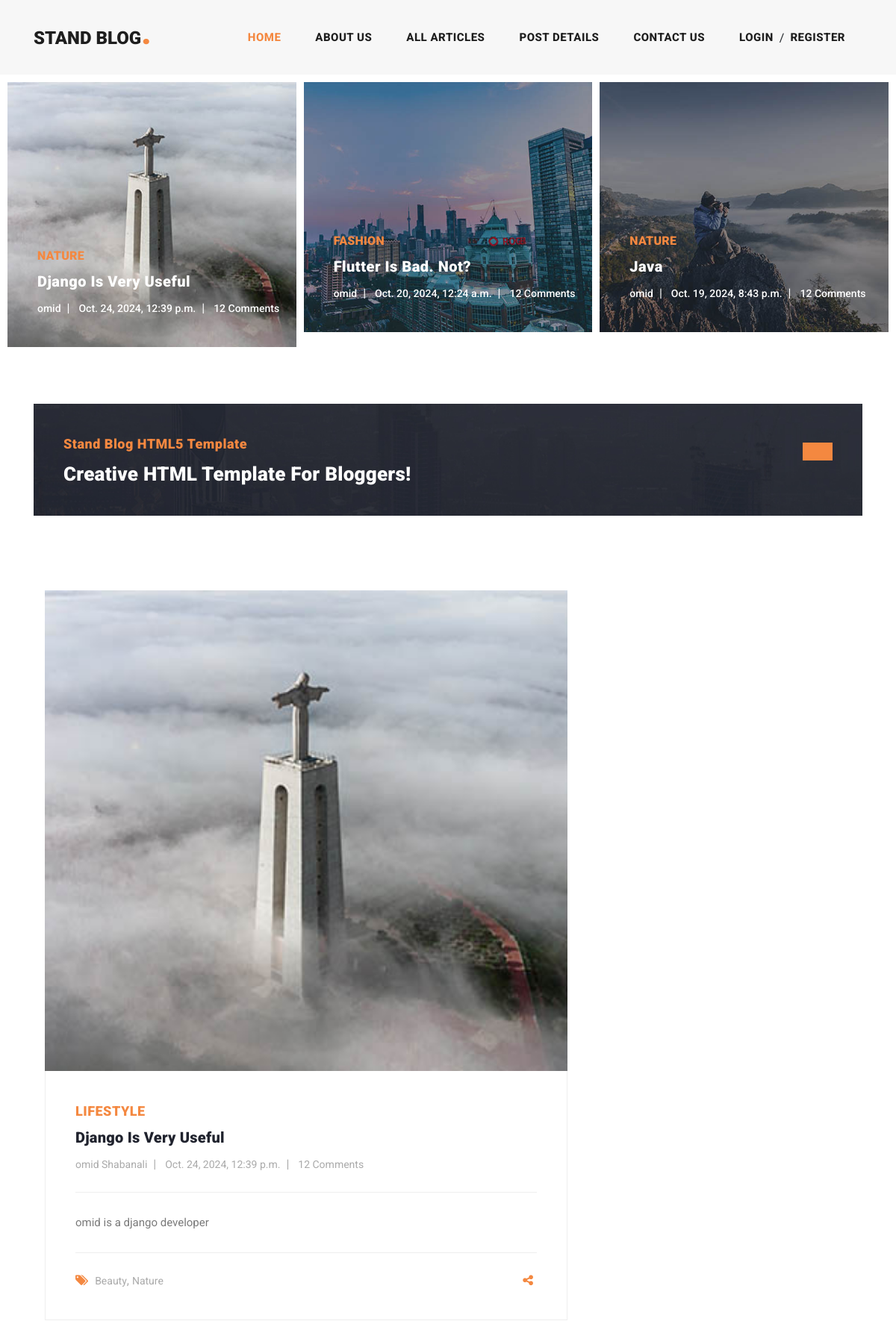
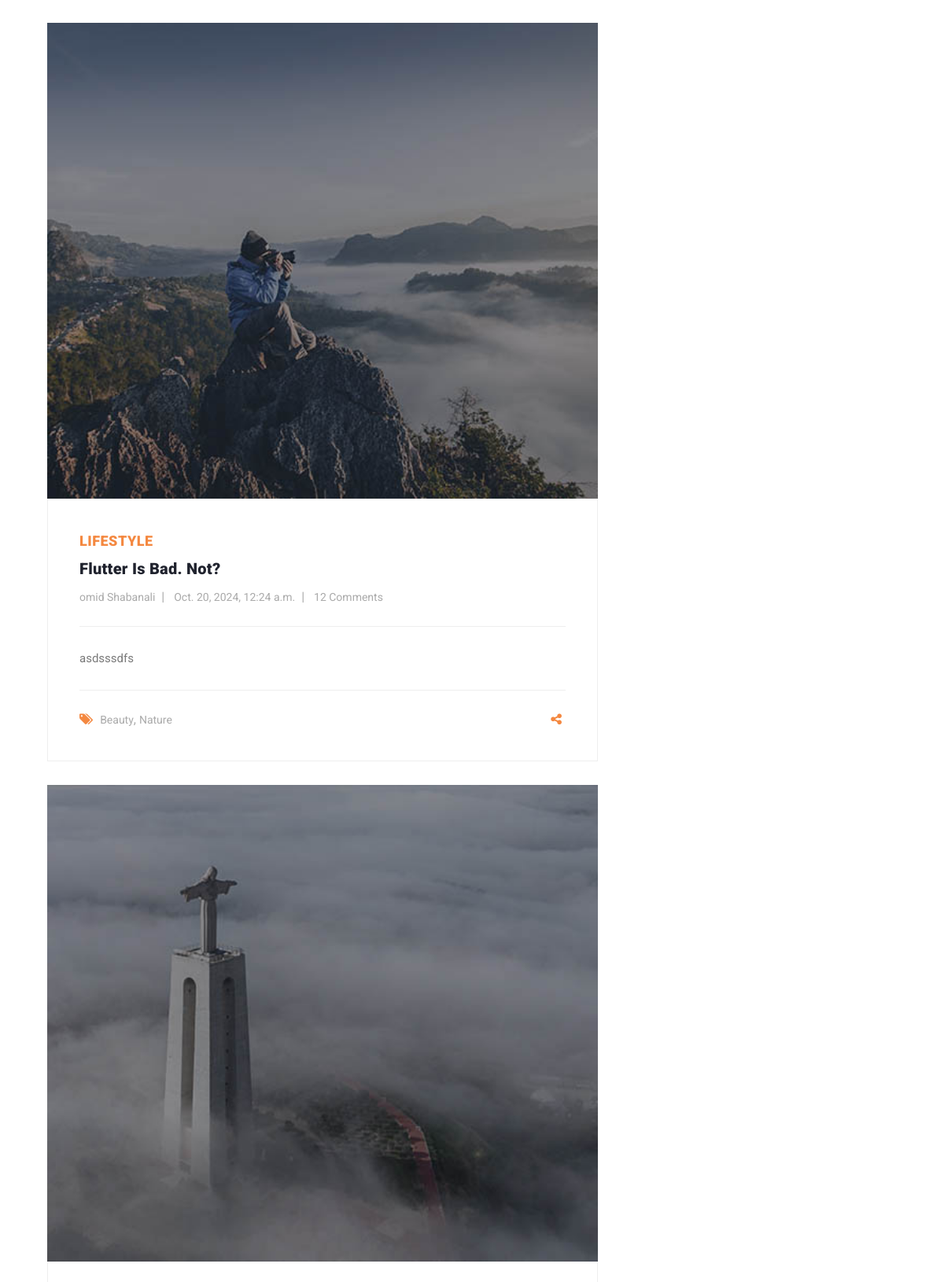
The page / (upper part) on the database its author committed (2 pictures, top to bottom).
### blog/models.py (models this page shows, shortened)
class Article(models.Model):
    CHOICES = (
        ('A', 'پایتون'),
        ('B', 'جنگو')
    )
    author = models.ForeignKey(User, on_delete=models.CASCADE, related_name='articles')
    category = models.ManyToManyField(Category, related_name='articles')
    title = models.CharField(max_length=70)
    body = models.TextField()
    image = models.ImageField(upload_to='images/articles')
    created = models.DateTimeField(auto_now_add=True)
    updated = models.DateTimeField(auto_now=True)
    myfile = models.FileField(upload_to='test', null=True)
    status = models.BooleanField(default=True)
    published = models.BooleanField(default=True)
    objects = models.Manager()
    custom_manager = ArticleManager()
    slug = models.SlugField(blank=True, unique=True)
    class Meta:
        ordering = ('-created',)
    def get_absolute_url(self):
        return reverse('blog:article_detail', kwargs={'slug':self.slug})

class Category(models.Model):
    title = models.CharField(max_length=100)
    created = models.DateTimeField(auto_now_add=True)

### home/views.py (the view)
# urls.py: path('', views.home, name='main'),
def home(request):
    articles = Article.objects.all() #Manager
    recent_articles = Article.objects.all().order_by('-created', '-updated')[:3]
    return render(request, "home/home.html", {'articles':articles, 'recent_articles':recent_articles})

### context_processors/context_processors.py (called while the page is built)
def recent_articles(request):
    recent_articles = Article.objects.order_by('-created')
    categories = Category.objects.all()
    return {'recent_articles': recent_articles, 'categories':categories}

### home/templates/home/home.html (shortened to what this page needs)
{% extends 'base.html' %}
{% load static %}
{% load render_partial %}
{% load social_share %}
{% block content %}
    <div class="main-banner header-text">
        <div class="container-fluid">
            <div class="owl-banner owl-carousel">
                {% for article in articles %}
                    <div class="item">
                        <img src="{{ article.myfile.url }}" alt="{{ article.title }}">
                        <div class="item-content">
                            <div class="main-content">
                                <div class="meta-category">
                                    <span>{{ article.category.all.first.title }}</span>
                                </div>
                                <a href="{{ article.get_absolute_url }}"><h4>{{ article.title }}</h4></a>
                                <ul class="post-info">
                                    <li><a href="#">{{ article.author.username }}</a></li>
                                    <li><a href="#">{{ article.created }}</a></li>
                                    <li><a href="#">12 Comments</a></li>
                                </ul>
                            </div>
                        </div>
                    </div>
                {% endfor %}
            </div>
        </div>
    </div>
    <section class="call-to-action">
        <div class="container">
            <div class="row">
                <div class="col-lg-12">
                    <div class="main-content">
                        <div class="row">
                            <div class="col-lg-8">
                                <span>Stand Blog HTML5 Template</span>
                                <h4>Creative HTML Template For Bloggers!</h4>
                            </div>
                            <div class="col-lg-4">
                                <div class="main-button">
                                    <a rel="nofollow" href="https://templatemo.com/tm-551-stand-blog"
                                       target="_parent">{{ name }}</a>
                                </div>
                            </div>
                        </div>
                    </div>
                </div>
            </div>
        </div>
    </section>
    <section class="blog-posts">
        <div class="container">
            <div class="row">
                <div class="col-lg-8">
                    <div class="all-blog-posts">
                        {% for article in recent_articles %}
                            <div class="col-lg-12">
                                <div class="blog-post">
                                    <div class="blog-thumb">
                                        <img src="{{ article.image.url }}" alt="">
                                    </div>
                                    <div class="down-content">
                                        <span>Lifestyle</span>
                                        <a href="post-details.html"><h4>{{ article.title }}</h4></a>
                                        <ul class="post-info">
                                            <li><a href="#">{{ article.author.get_full_name }}</a></li>
                                            <li><a href="#">{{ article.created }}</a></li>
                                            <li><a href="#">12 Comments</a></li>
                                        </ul>
                                        <p>{{ article.body }}</p>
                                        <div class="post-options">
                                            <div class="row">
                                                <div class="col-6">
                                                    <ul class="post-tags">
                                                        <li><i class="fa fa-tags"></i></li>
                                                        <li><a href="#">Beauty</a>,</li>
                                                        <li><a href="#">Nature</a></li>
                                                    </ul>
                                                </div>
                                                <div class="col-6">
                                                    <ul class="post-share">
                                                        <li><i class="fa fa-share-alt"></i></li>
                                                    </ul>
                                                </div>
                                            </div>
                                        </div>
                                    </div>
                                </div>
                            </div>
                        {% endfor %}
                    </div>
                </div>
            </div>
        </div>
    </section>
{% endblock %}

### static/css/templatemo-stand-blog.css (style rules this page uses)
body { font-family: 'Roboto', sans-serif; overflow-x: hidden; text-rendering: optimizeLegibility; -webkit-font-smoothing: antialiased; -moz-osx-font-smoothing: grayscale; }
p { margin-bottom: 0px; font-size: 15px; font-weight: 400; color: #7a7a7a; line-height: 30px; }
a { text-decoration: none!important; }
ul { padding: 0; margin: 0; list-style: none; }
h1,h2,h3,h4,h5,h6 { margin: 0px; }
.main-button a { display: inline-block; background-color: #f48840; color: #fff; font-size: 13px; font-weight: 500; padding: 12px 20px; text-transform: uppercase; transition: all .3s; }
.main-banner .container-fluid { padding: 0px 10px; margin-bottom: -24px; }
.owl-banner { padding-top: 110px; }
.owl-banner .item { position: relative; }
.owl-banner .item .item-content { position: absolute; bottom: 40px; left: 40px; }
.owl-banner .item .item-content .meta-category span { color: #f48840; font-size: 18px; text-transform: uppercase; font-weight: 900; letter-spacing: 0.25px; }
.owl-banner .item .item-content h4 { font-size: 24px; font-weight: 900; color: #fff; letter-spacing: 0.5px; text-transform: capitalize; margin: 10px 0px 12px 0px; }
.owl-banner .item .item-content ul li { display: inline-block; margin-right: 8px; }
.owl-banner .item .item-content ul li:after { content: '|'; color: #fff; margin-left: 8px; }
.owl-banner .item .item-content ul li:last-child::after { display: none; }
.owl-banner .item .item-content ul li a { font-size: 14px; color: #fff; font-weight: 500; transition: all .3s; }
.call-to-action { margin-top: 100px; }
.call-to-action .main-content { padding: 40px; background-image: url(../images/cta-bg.jpg); background-position: center center; background-repeat: no-repeat; background-size: cover; }
.call-to-action .main-content span { color: #f48840; font-size: 18px; font-weight: 900; letter-spacing: 0.5px; }
.call-to-action .main-content h4 { margin-bottom: 0px; margin-top: 12px; color: #fff; font-size: 26px; font-weight: 900; letter-spacing: 0.25px; }
.call-to-action .main-content .main-button { text-align: right; margin-top: 12px; }
.blog-posts { margin-top: 100px; }
.blog-posts .blog-post { margin-bottom: 30px; }
.blog-posts .blog-thumb img { width: 100%; overflow: hidden; }
.blog-posts .down-content { padding: 40px; border-right: 1px solid #eee; border-left: 1px solid #eee; border-bottom: 1px solid #eee; }
.blog-posts .down-content span { font-size: 18px; text-transform: uppercase; letter-spacing: 0.5px; font-weight: 900; color: #f48840; }
.blog-posts .down-content h4 { font-size: 24px; text-transform: capitalize; letter-spacing: 0.5px; font-weight: 900; color: #20232e; margin: 10px 0px 12px 0px; }
.blog-posts .down-content ul.post-info li { display: inline-block; margin-right: 8px; }
.blog-posts .down-content ul.post-info li:after { content: '|'; color: #aaa; margin-left: 8px; }
.blog-posts .down-content h4 { font-size: 20px; letter-spacing: 0.25px; }
.blog-posts .down-content ul.post-info li:last-child::after { display: none; }
.blog-posts .down-content ul.post-info li a { font-size: 14px; color: #aaa; font-weight: 400; transition: all .3s; }
.blog-posts .down-content p { padding: 25px 0px; margin: 25px 0px; border-top: 1px solid #eee; border-bottom: 1px solid #eee; }
.blog-posts .down-content ul.post-share { text-align: right; }
.blog-posts .down-content ul.post-tags li, .blog-posts .down-content ul.post-share li { display: inline-block; }
.blog-posts .down-content ul.post-tags li:first-child i, .blog-posts .down-content ul.post-share li:first-child i { color: #f48840; margin-right: 5px; }
.blog-posts .down-content ul.post-tags li, .blog-posts .down-content ul.post-share li { color: #aaa; }
.blog-posts .down-content ul.post-tags li a, .blog-posts .down-content ul.post-share li a { font-size: 14px; color: #aaa; font-weight: 400; transition: all .3s; }
@media (max-width: 1250px) { .owl-banner .item .item-content .meta-category span { font-size: 16px; } }
@media (max-width: 1250px) { .owl-banner .item .item-content h4 { font-size: 20px; } }

### rows shown on the page
Article: myfile (picture), category.all.first "NATURE", title "Django Is Very Useful", author.username "omid", created "Oct. 24, 2024, 12:39 p.m.", image (picture), author.get_full_name "omid Shabanali", body "omid is a django developer"
Article: myfile (picture), category.all.first "FASHION", title "Flutter Is Bad. Not?", author.username "omid", created "Oct. 20, 2024, 12:24 a.m.", image (picture), author.get_full_name "omid Shabanali", body "asdsssdfs"
Article: myfile (picture), category.all.first "NATURE", title "Java", author.username "omid", created "Oct. 19, 2024, 8:43 p.m.", image (picture)
